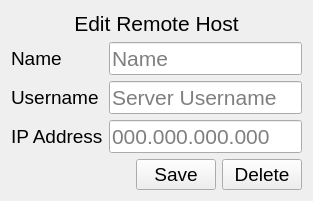
             <widget class="QWidget" name="hostedit_page">
              <layout class="QGridLayout" name="gridLayout_23">
               <item row="1" column="0">
                <layout class="QFormLayout" name="edit_serversettings_Layout">
                 <item row="2" column="1">
                  <widget class="QLineEdit" name="edit_serverip_lineEdit">
                   <property name="font">
                    <font>
                     <pointsize>16</pointsize>
                    </font>
                   </property>
                   <property name="placeholderText">
                    <string>000.000.000.000</string>
                   </property>
                  </widget>
                 </item>
                 <item row="2" column="0">
                  <widget class="QLabel" name="edit_serverip_label">
                   <property name="font">
                    <font>
                     <pointsize>14</pointsize>
                    </font>
                   </property>
                   <property name="text">
                    <string>IP Address</string>
                   </property>
                   <property name="buddy">
                    <cstring>edit_serverip_lineEdit</cstring>
                   </property>
                  </widget>
                 </item>
                 <item row="1" column="0">
                  <widget class="QLabel" name="edit_serverusername_label">
                   <property name="font">
                    <font>
                     <pointsize>14</pointsize>
                    </font>
                   </property>
                   <property name="text">
                    <string>Username</string>
                   </property>
                   <property name="buddy">
                    <cstring>edit_serverusername_lineEdit</cstring>
                   </property>
                  </widget>
                 </item>
                 <item row="0" column="0">
                  <widget class="QLabel" name="edit_servername_label">
                   <property name="font">
                    <font>
                     <pointsize>14</pointsize>
                    </font>
                   </property>
                   <property name="text">
                    <string>Name</string>
                   </property>
                   <property name="buddy">
                    <cstring>edit_servername_lineEdit</cstring>
                   </property>
                  </widget>
                 </item>
                 <item row="1" column="1">
                  <widget class="QLineEdit" name="edit_serverusername_lineEdit">
                   <property name="font">
                    <font>
                     <pointsize>16</pointsize>
                    </font>
                   </property>
                   <property name="placeholderText">
                    <string>Server Username</string>
                   </property>
                  </widget>
                 </item>
                 <item row="0" column="1">
                  <widget class="QLineEdit" name="edit_servername_lineEdit">
                   <property name="font">
                    <font>
                     <pointsize>16</pointsize>
                    </font>
                   </property>
                   <property name="placeholderText">
                    <string>Name</string>
                   </property>
                  </widget>
                 </item>
                </layout>
               </item>
               <item row="2" column="0">
                <layout class="QHBoxLayout" name="editsave_Layout">
                 <item>
                  <spacer name="horizontalSpacer_5">
                   <property name="orientation">
                    <enum>Qt::Horizontal</enum>
                   </property>
                   <property name="sizeHint" stdset="0">
                    <size>
                     <width>40</width>
                     <height>20</height>
                    </size>
                   </property>
                  </spacer>
                 </item>
                 <item>
                  <widget class="QPushButton" name="edit_serversave_button">
                   <property name="maximumSize">
                    <size>
                     <width>80</width>
                     <height>60</height>
                    </size>
                   </property>
                   <property name="font">
                    <font>
                     <pointsize>14</pointsize>
                    </font>
                   </property>
                   <property name="text">
                    <string>Save</string>
                   </property>
                  </widget>
                 </item>
                 <item>
                  <widget class="QPushButton" name="serverdelete_button">
                   <property name="maximumSize">
                    <size>
                     <width>80</width>
                     <height>60</height>
                    </size>
                   </property>
                   <property name="font">
                    <font>
                     <pointsize>14</pointsize>
                    </font>
                   </property>
                   <property name="text">
                    <string>Delete</string>
                   </property>
                  </widget>
                 </item>
                </layout>
               </item>
               <item row="0" column="0">
                <layout class="QGridLayout" name="edit_remotehostlabel_Layout">
                 <item row="0" column="0">
                  <widget class="QLabel" name="edit_remotehost_label">
                   <property name="font">
                    <font>
                     <pointsize>16</pointsize>
                    </font>
                   </property>
                   <property name="text">
                    <string>Edit Remote Host</string>
                   </property>
                   <property name="alignment">
                    <set>Qt::AlignCenter</set>
                   </property>
                  </widget>
                 </item>
                </layout>
               </item>
              </layout>
             </widget>
